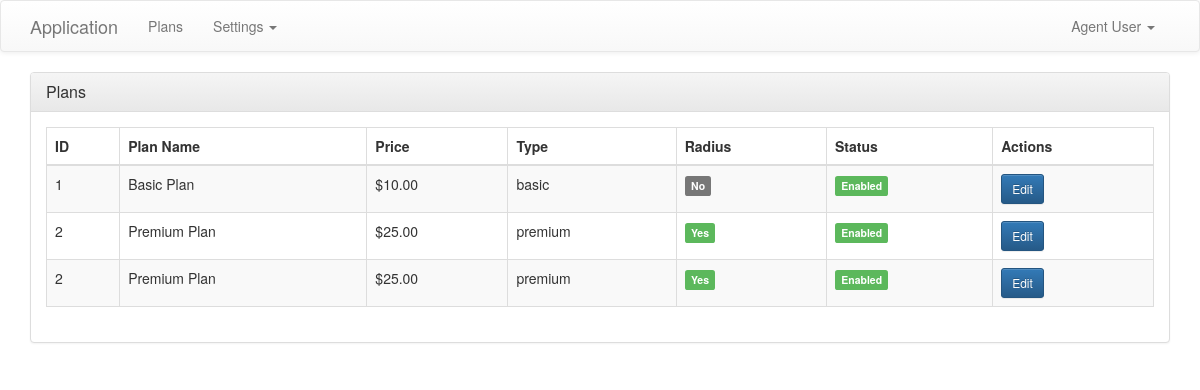
/index.php?_route=plan/list (signed in), run on the app's committed database.
### tables this page shows
CREATE TABLE tbl_users (
    id INT AUTO_INCREMENT PRIMARY KEY,
    username VARCHAR(50) UNIQUE NOT NULL,
    password_hash VARCHAR(255) NOT NULL,
    fullname VARCHAR(100) NOT NULL,
    phone VARCHAR(20),
    email VARCHAR(100),
    user_type ENUM('SuperAdmin', 'Admin', 'Agent', 'Sales') NOT NULL,
    root INT DEFAULT NULL,
    status ENUM('active', 'inactive') DEFAULT 'active',
    created_at TIMESTAMP DEFAULT CURRENT_TIMESTAMP,
    FOREIGN KEY (root) REFERENCES tbl_users(id) ON DELETE SET NULL
);

CREATE TABLE tbl_user_recharges (
    id INT AUTO_INCREMENT PRIMARY KEY,
    customer_id INT NOT NULL,
    plan_id INT NOT NULL,
    status ENUM('active', 'expired', 'cancelled') DEFAULT 'active',
    recharged_on DATE NOT NULL,
    recharged_time TIME NOT NULL,
    expiration DATE NOT NULL,
    time TIME NOT NULL,
    created_at TIMESTAMP DEFAULT CURRENT_TIMESTAMP,
    FOREIGN KEY (customer_id) REFERENCES tbl_users(id) ON DELETE CASCADE,
    FOREIGN KEY (plan_id) REFERENCES tbl_plans(id) ON DELETE CASCADE
);

CREATE TABLE tbl_plans (
    id INT AUTO_INCREMENT PRIMARY KEY,
    name_plan VARCHAR(100) NOT NULL,
    price DECIMAL(10,2) NOT NULL,
    type VARCHAR(50) NOT NULL,
    is_radius BOOLEAN DEFAULT FALSE,
    enabled BOOLEAN DEFAULT TRUE,
    created_at TIMESTAMP DEFAULT CURRENT_TIMESTAMP
);

### config.php (called while the page is built, shortened)
<?php
function getDB() {
    static $pdo = null;
    if ($pdo === null) {
        try {
            $pdo = new PDO(
                "mysql:host=" . DB_HOST . ";dbname=" . DB_NAME . ";charset=utf8mb4",
                DB_USER,
                DB_PASS,
                [
                    PDO::ATTR_ERRMODE => PDO::ERRMODE_EXCEPTION,
                    PDO::ATTR_DEFAULT_FETCH_MODE => PDO::FETCH_ASSOC,
                    PDO::ATTR_EMULATE_PREPARES => false
                ]
            );
        } catch (PDOException $e) {
            die("Database connection failed: " . $e->getMessage());
        }
    }
    return $pdo;
}
function isLoggedIn() {
    return isset($_SESSION['user_id']);
}
function getCurrentUser() {
    static $user = null;
    if ($user === null) {
        $pdo = getDB();
        $stmt = $pdo->prepare("SELECT * FROM tbl_users WHERE id = ?");
        $stmt->execute([$_SESSION['user_id']]);
        $user = $stmt->fetch();
    }
    return $user;
}
function hasPermission($required_permission, $resource_data = null) {
    $user = getCurrentUser();
    switch ($required_permission) {
        case 'plan_edit':
            if ($user['user_type'] === 'Agent') {
                return true;
            }
            return false;
    }
}
?>

### views/plan_list.php (the view, shortened to what this page needs)
<div class="row">
    <div class="col-md-12">
        <div class="panel panel-default">
            <div class="panel-heading">
                <h3 class="panel-title">Plans</h3>
            </div>
            <div class="panel-body">
                <table class="table table-striped table-bordered">
                    <thead>
                        <tr>
                            <th>ID</th>
                            <th>Plan Name</th>
                            <th>Price</th>
                            <th>Type</th>
                            <th>Radius</th>
                            <th>Status</th>
                            <th>Actions</th>
                        </tr>
                    </thead>
                    <tbody>
                        <?php foreach ($plans as $plan): ?>
                        <tr>
                            <td><?php echo $plan['id']; ?></td>
                            <td><?php echo htmlspecialchars($plan['name_plan']); ?></td>
                            <td>$<?php echo number_format($plan['price'], 2); ?></td>
                            <td><?php echo htmlspecialchars($plan['type']); ?></td>
                            <td>
                                <?php if ($plan['is_radius']): ?>
                                    <span class="label label-success">Yes</span>
                                <?php else: ?>
                                    <span class="label label-default">No</span>
                                <?php endif; ?>
                            </td>
                            <td>
                                <?php if ($plan['enabled']): ?>
                                    <span class="label label-success">Enabled</span>
                                <?php else: ?>
                                    <span class="label label-danger">Disabled</span>
                                <?php endif; ?>
                            </td>
                            <td>
                                <?php if (hasPermission('plan_edit', ['plan_enabled' => $plan['enabled']])): ?>
                                    <a href="index.php?_route=plan/edit/<?php echo $plan['id']; ?>" class="btn btn-sm btn-primary">Edit</a>
                                <?php else: ?>
                                    <span class="text-muted">No Access</span>
                                <?php endif; ?>
                            </td>
                        </tr>
                        <?php endforeach; ?>
                    </tbody>
                </table>
            </div>
        </div>
    </div>
</div>
<?php $content = ob_get_clean(); include 'layout.php'; ?>

### views/layout.php (shortened to what this page needs)
<!DOCTYPE html>
<html lang="en">
<head>
    <link rel="stylesheet" href="https://maxcdn.bootstrapcdn.com/bootstrap/3.3.7/css/bootstrap.min.css">
    <link rel="stylesheet" href="https://maxcdn.bootstrapcdn.com/bootstrap/3.3.7/css/bootstrap-theme.min.css">
</head>
<body>
    <?php if (isLoggedIn()): ?>
    <nav class="navbar navbar-default">
        <div class="container">
            <div class="navbar-header">
                <a class="navbar-brand" href="index.php?_route=home">Application</a>
            </div>
            <div id="navbar" class="navbar-collapse collapse">
                <ul class="nav navbar-nav">
                    <li><a href="index.php?_route=plan/list">Plans</a></li>
                    <li class="dropdown">
                        <a href="#" class="dropdown-toggle" data-toggle="dropdown" role="button">Settings <span class="caret"></span></a>
                    </li>
                </ul>
                <ul class="nav navbar-nav navbar-right">
                    <li class="dropdown">
                        <a href="#" class="dropdown-toggle" data-toggle="dropdown" role="button">
                            <?php echo htmlspecialchars(getCurrentUser()['fullname']); ?> <span class="caret"></span>
                        </a>
                    </li>
                </ul>
            </div>
        </div>
    </nav>
    <?php endif; ?>
    <div class="container">
        <?php echo $content ?? ''; ?>
    </div>
</body>
</html>

### views/layout.php (style rules this page uses)
.navbar { margin-bottom: 20px; }
.panel { margin-bottom: 20px; }

### data on the page
tbl_users: fullname "Agent User"
tbl_user_recharges: plan "1", plan.name_plan "Basic Plan", plan.price "10.00", plan.type "basic", shows "No"
tbl_user_recharges: plan "2", plan.name_plan "Premium Plan", plan.price "25.00", plan.type "premium", shows "Yes"
tbl_user_recharges: plan "2", plan.name_plan "Premium Plan", plan.price "25.00", plan.type "premium", shows "Yes"
